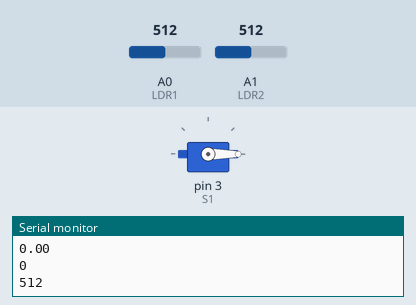
Simulated run of this sketch. Board: Arduino Uno, built with avr-gcc and run on an emulated ATmega328P. Parts: servo, the last lines printed to the serial monitor. The test bench sets the inputs (shaded band); at power-on: A1 (LDR2) = 512, A0 (LDR1) = 512.

Above: at 4.2 s.
4.3 s: A1 (LDR2) set to 538
At 6.4 s:
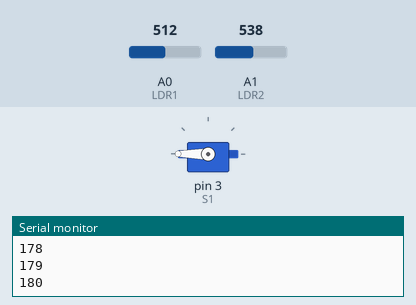
6.7 s: A1 (LDR2) set to 511
8.2 s: A1 (LDR2) set to 481
At 8.35 s:
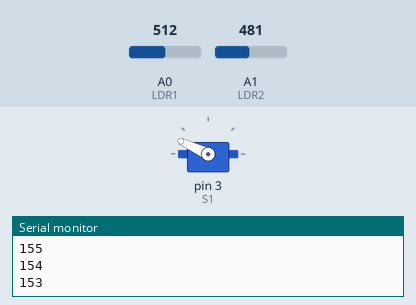
10.6 s: A1 (LDR2) set to 716
At 11.05 s:
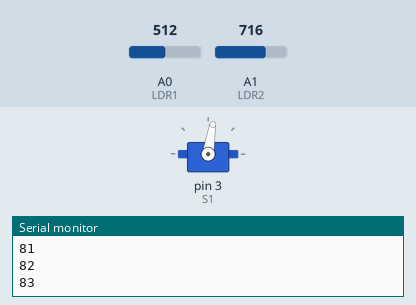
13.0 s: A0 (LDR1) set to 522
At 14.86 s:
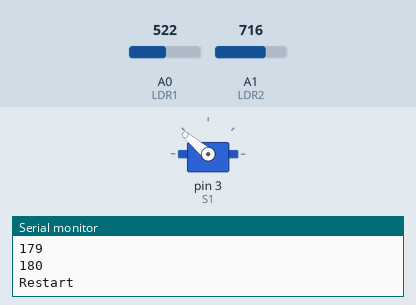
16.0 s: A1 (LDR2) set to 306
Timing chart, 0 to 19.0 s (numbered marks = the images above; inputs shaded):
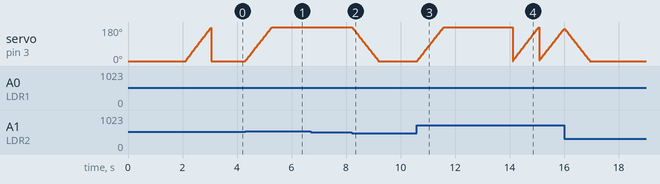

The sketch:

Solarzelle.ino
```cpp
#include <Servo.h>


/* Integer
lightlevel1 -> Wert von LDR1
lightlevel2 -> Wert von LDR2
faktor -> Vor oder Zurueck
position -> Aktuelle Position des Servos
minlight -> Licht ab dem man von Fehlstellung ausgehen kann
ulight -> Wert zur Ueberpruefung der Anzahl der Resatarts
*/

int lightlevel1, lightlevel2, faktor, position, minlight, ulight;

/* floats
adif -> Durchschnittliche Differenz
*/
float adif;

/* Konsanten
LDR1 -> Pin LDR1
LDR2 -> Pin LDR2
*/
#define LDR1 A0
#define LDR2 A1

Servo S1;


int functions(int t, int it = 10, int time = 1000) { // Integer Return Funktionen
  // Die Durchschnittlichen Messungenauigkeiten berechnen
  if (t == 1) {
    int sumdif = 0;
    for (int i=0; i <= it; i++) {
      sumdif += analogRead(A0) - analogRead(A1);
      delay(time/it);
    }
    return sumdif/it;
  }

  // Die Startposition ermitteln
  if (t == 2) {
    int lightlevel = 1025;
    int pos = 0;
    S1.write(0);
    for (int i=0; i <= 180; i++) {
      S1.write(i);
      if (analogRead(LDR1) < lightlevel) {
        pos = i;
        lightlevel = analogRead(A0);
      }
      if (analogRead(LDR1) > minlight) {
        minlight = analogRead(LDR1);
      }
      delay(time/180);
    }
    Serial.println(pos);
    S1.write(pos);
    return pos;
  }

}

void setup() {
  /* Initialisierung von allem
  1. Motor einrichten
  2. Serielle Uebertragung starten
  3. Durchschnittliche Messungenauigkeit berechnen
  4. Startposition bestimmen
  */

  S1.attach(3);
  S1.write(0);

  Serial.begin(9600);
  Serial.println("Hi");

  delay(1000);

  adif = functions(1);

  Serial.println(adif);

  position = functions(2);

  Serial.println(minlight);

}


void loop() {
  faktor = 0; // Zuständig fuer Vor oder Zurueck
  lightlevel1 = analogRead(LDR1); // Messung LDR1
  lightlevel2 = analogRead(LDR2); // Messung LDR2

  /*
  Serial.print(lightlevel1);
  Serial.print(" ");
  Serial.println(lightlevel2);
  */

  if (tolerance(lightlevel1, lightlevel2, adif + 20)) { // Checkt ob in Toleranzbereich, wenn nicht, Ermittlung ob Vor oder Zurueck
    if (lightlevel1 < lightlevel2) {
      faktor = 1;
    }
    if (lightlevel1 > lightlevel2) {
      faktor = -1;
    }
  }

  if (position + faktor >= 0 && position + faktor <= 180 && faktor != 0) { // Checkt ob ueber 180 oder unter 0 Grad
    position += faktor;
    S1.write(position);
    Serial.println(position);
  }


  if (lightlevel1 > minlight && lightlevel2 > minlight) { // Schaut ob falsche Position sein koennte und evtl. Neustart
    if (ulight%10 == 0 && ulight <= 30 ) {
      Serial.println("Restart");
      adif = functions(1);
      position = functions(2);
    } else {
      ulight += 1;
    }
  } else {
    ulight = 0;
  }

  delay(5);
}


bool tolerance(int x, int y, int t_bereich) {

  /*
  x -> Wert 1
  y -> Wert 2
  t_bereich -> Toleranzbereich
  */

  if (x-y < t_bereich && x-y > t_bereich * -1) {
    return false;
  } else {
    return true;
  }
}
```

Measured:
- the behaviour switches between 531 and 532 on A1 (LDR2) (found by bisection; images 0 and 1)
- the behaviour switches between 493 and 492 on A1 (LDR2) (found by bisection; images 1 and 2)
- the behaviour switches between 512 and 513 on A0 (LDR1) (found by bisection; images 3 and 4)
- after the input at 4.3 s, servo on pin 3 (S1): moves from 0° to 180° over 0.98 s, starting at once
- after the input at 6.7 s, every drawn part: stays the same
- after the input at 8.2 s, servo on pin 3 (S1): moves from 180° to 0° over 0.98 s, starting at once
- after the input at 10.6 s, servo on pin 3 (S1): moves from 0° to 180° over 0.98 s, starting at once
- after the input at 13.0 s, servo on pin 3 (S1): ramps from 0° to 180° and jumps back, once every 0.97 s
